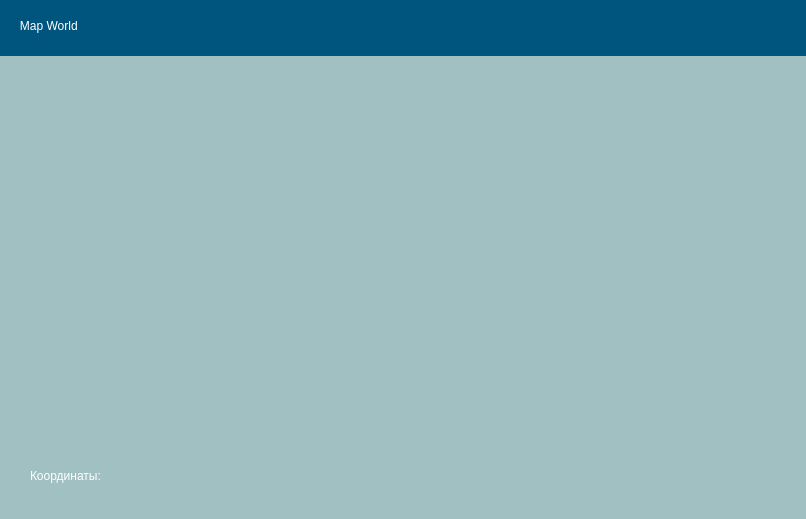
<?xml version="1.0" encoding="UTF-8"?>
<ui version="4.0">
 <class>Form</class>
 <widget class="QWidget" name="Form">
  <property name="geometry">
   <rect>
    <x>0</x>
    <y>0</y>
    <width>806</width>
    <height>519</height>
   </rect>
  </property>
  <property name="windowTitle">
   <string>Form</string>
  </property>
  <property name="styleSheet">
   <string notr="true">background-color: #a0c0c1;</string>
  </property>
  <widget class="QLabel" name="label">
   <property name="geometry">
    <rect>
     <x>0</x>
     <y>-5</y>
     <width>811</width>
     <height>61</height>
    </rect>
   </property>
   <property name="styleSheet">
    <string notr="true">background-color: rgb(0, 85, 127);
font: 13pt &quot;Nirmala Text&quot;;
color: white;</string>
   </property>
   <property name="text">
    <string>      Map World</string>
   </property>
  </widget>
  <widget class="QLabel" name="label_2">
   <property name="geometry">
    <rect>
     <x>30</x>
     <y>460</y>
     <width>311</width>
     <height>31</height>
    </rect>
   </property>
   <property name="styleSheet">
    <string notr="true">font: 13pt &quot;Nirmala Text&quot;;
color: white;</string>
   </property>
   <property name="text">
    <string>Координаты:</string>
   </property>
  </widget>
  <widget class="QLabel" name="label_3">
   <property name="geometry">
    <rect>
     <x>160</x>
     <y>110</y>
     <width>481</width>
     <height>291</height>
    </rect>
   </property>
   <property name="text">
    <string/>
   </property>
   <property name="pixmap">
    <pixmap>../../../../сайты,пректы,презентации/важные сайты, важные сайты, важные сайты/!!! Hello Oneshot/Photo/вавв.png</pixmap>
   </property>
  </widget>
 </widget>
 <resources/>
 <connections/>
</ui>
